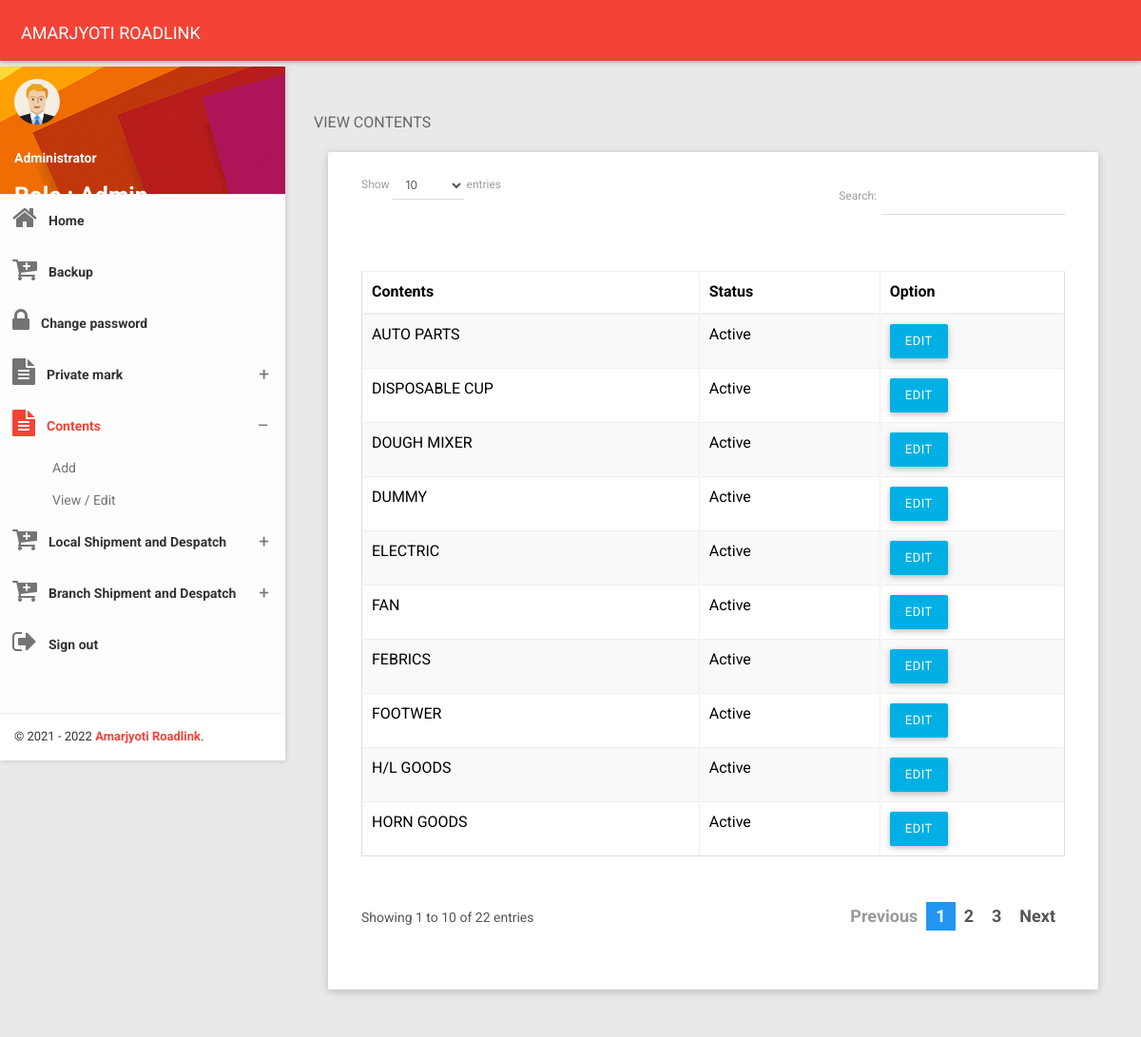
The page /view_goods.php (signed in) on the database its author committed.
### tables this page shows
CREATE TABLE IF NOT EXISTS `admin_login_access` (
  `id` bigint(14) NOT NULL AUTO_INCREMENT,
  `username` varchar(20) NOT NULL,
  `name` varchar(200) NOT NULL,
  `password` varchar(50) NOT NULL,
  `role` int(1) NOT NULL,
  `status` int(1) NOT NULL,
  `create_user` varchar(20) NOT NULL,
  PRIMARY KEY (`id`),
  UNIQUE KEY `uname` (`username`)
);

CREATE TABLE IF NOT EXISTS `mas_contents` (
  `id` bigint(14) NOT NULL AUTO_INCREMENT,
  `contents_desc` varchar(255) NOT NULL,
  `status` int(1) NOT NULL,
  `create_user` varchar(20) NOT NULL,
  PRIMARY KEY (`id`)
);

### global_functions.php (called while the page is built, shortened)
<?php
function getCompanyName(){
    $companyName="AMARJYOTI ROADLINK";
    return $companyName;
}
?>

### classes/DBOperation.php (called while the page is built, shortened)
<?php
class DBOperation {
    public $connection = "";
    public function __construct($host_ip, $user, $pass, $db) {
        $this->host = $host_ip;
        $this->username = $user;
        $this->password = $pass;
        $this->database = $db;
        $this->connection = mysqli_connect($this->host, $this->username, $this->password, $this->database);
    }
    public function fetchdata($sql) {
        try {
            $stmt = $this->connection->prepare($sql);
            $stmt->execute();
            $result = $stmt->get_result();
            while ($row = $result->fetch_assoc()) {
                $data[] = $row;
            }
        } catch (Exception $e) {
            echo $e->getMessage();
            die();
        }
        return $data;
    }
}

### classes/DBconfig.php (called while the page is built, shortened)
<?php
function connect_db() {
    $dboperation = new DBOperation("localhost", "root", "", "shipment");
    return $dboperation;
}
function ret_json_str($sql) {
    $ret_val = json_encode(connect_db()->fetchData($sql));
    return $ret_val;
}
?>

### view_goods.php (the view, shortened to what this page needs)
<?php
$main_page = "Contents";
if ($_SESSION['shipment_user']) {
    $login_user = $_SESSION['shipment_user'];
    ?>﻿
    <!DOCTYPE html>
    <html>
        <head>
            <?php
            include './header_links.php';
            ?>
        </head>
        <body class="theme-red">
            <?php
            include './menu.php';
            ?>
            <section class="content">
                <div class="container-fluid">
                    <div class="block-header">
                        <h2>VIEW CONTENTS
                        </h2>
                    </div>
                    <div class="row clearfix">
                        <div class="col-lg-12 col-md-12 col-sm-12 col-xs-12">
                            <div class="card">
                                <div class="body">
                                    <div class="table-responsive">
                                        <table class="table table-bordered table-striped table-hover js-basic-example dataTable">
                                            <thead>
                                                <tr>
                                                    <th>Contents</th>
                                                    <th>Status</th>
                                                    <th>Option</th>
                                                </tr>
                                            </thead>
                                            <tbody>
                                                <?php
                                                $cn_SQL = "SELECT * FROM mas_contents";
                                                $fetch_cn = json_decode(ret_json_str($cn_SQL));
                                                foreach ($fetch_cn as $fetch_cns) {
                                                    ?>
                                                    <tr>
                                                        <td><?php echo $fetch_cns->contents_desc; ?></td>
                                                        <td><?php echo $fetch_cns->status=="1"?"Active":"In-active"; ?></td>
                                                        <td>
                                                            <a href="edit_contents.php?cn_id=<?php echo $fetch_cns->id; ?>" class="btn btn-info">
                                                            EDIT
                                                            </a>
                                                        </td>
                                                    </tr>
                                                    <?php
                                                }
                                                ?>
                                            </tbody>
                                        </table>
                                    </div>
                                </div>
                            </div>
                        </div>
                    </div>
                </div>
            </section>
        </body>
    </html>
    <?php
} else {
    header("location:index.php");
}
?>

### header_links.php (shortened to what this page needs)
<link href="css/bootstrap.css" rel="stylesheet">
<link href="css/waves.css" rel="stylesheet" />
<link href="css/bootstrap-select.css" rel="stylesheet" />
<link href="css/style.css" rel="stylesheet">
<link href="css/all-themes.css" rel="stylesheet" />
<link href="font-awesome/css/font-awesome.min.css" rel="stylesheet">
<link href="css/dataTables.bootstrap.css" rel="stylesheet">

### menu.php (shortened to what this page needs)
<nav class="navbar">
    <div class="container-fluid">
        <div class="navbar-header">
            <a class="navbar-brand" href="home.php"><?php echo getCompanyName(); ?></a>
        </div>
    </div>
</nav>
<section>
    <aside id="leftsidebar" class="sidebar">
        <div class="user-info">
            <div class="image">
                <img src="images/user.png" width="48" height="48" alt="User" />
            </div>
            <?php
            $loginuser_SQL = "SELECT * FROM admin_login_access WHERE username='$login_user'";
            $fetch_loginuser = json_decode(ret_json_str($loginuser_SQL));
            foreach ($fetch_loginuser as $fetch_loginusers) {
                $login_role_id = $fetch_loginusers->role;
                if ($login_role_id == 1) {
                    $login_role_name = "Admin";
                } elseif ($login_role_id == 2) {
                    $login_role_name = "Co-admin";
                } else {
                    $login_role_name = "User";
                }
            }
            ?>
            <div class="info-container" style="color: #FFFFFF;">
                <div class="name" data-toggle="dropdown" aria-haspopup="true" aria-expanded="false">
                    <b><?php echo $fetch_loginusers->name; ?></b></div>
                <h5>Role : <?php echo $login_role_name; ?></h5>
            </div>
        </div>
        <div class="menu">
            <ul class="list">
                <li class="<?php if ($main_page == "Dashboard") { ?> active <?php } ?>">
                    <a href="home.php">
                        <i class="fa fa-home fa-2x"></i>
                        <span>Home</span>
                    </a>
                </li>
                  <li>
                    <a href="export_db.php">
                        <i class="fa fa-cart-plus fa-2x"></i>
                        <span>Backup</span>
                    </a>
                </li>
                <?php
                if ($login_user != "admin") {
                    ?>
                    <li class="<?php if ($main_page == "Change password") { ?> active <?php } ?>">
                        <a href="change_password.php">
                            <i class="fa fa-lock fa-2x"></i>
                            <span>Change password</span>
                        </a>
                    </li>
                    <?php
                }
                ?>
                <li class="<?php if ($main_page == "Private mark") { ?> active <?php } ?>">
                    <a href="javascript:void(0);" class="menu-toggle">
                        <i class="fa fa-file-text fa-2x"></i>
                        <span>Private mark</span>
                    </a>
                </li>
                <li class="<?php if ($main_page == "Contents") { ?> active <?php } ?>">
                    <a href="javascript:void(0);" class="menu-toggle">
                        <i class="fa fa-file-text fa-2x"></i>
                        <span>Contents</span>
                    </a>
                    <ul class="ml-menu">
                        <li>
                            <a href="add_goods.php">Add</a>
                        </li>
                        <li>
                            <a href="view_goods.php">View / Edit </a>
                        </li>
                    </ul>
                </li>
                <li class="<?php if ($main_page == "Local shipment") { ?> active <?php } ?>">
                    <a href="javascript:void(0);" class="menu-toggle">
                        <i class="fa fa-cart-plus fa-2x"></i>
                        <span>Local Shipment and Despatch</span>
                    </a>
                </li>
                <li class="<?php if ($main_page == "Branch shipment") { ?> active <?php } ?>">
                    <a href="javascript:void(0);" class="menu-toggle">
                        <i class="fa fa-cart-plus fa-2x"></i>
                        <span>Branch Shipment and Despatch</span>
                    </a>
                </li>
                <li>
                    <a href="logout.php">
                        <i class="fa fa-sign-out fa-2x"></i>
                        <span>Sign out</span>
                    </a>
                </li>
            </ul>
        </div>
        <div class="legal">
            <div class="copyright">
                &copy; 2021 - 2022 <a href="#">Amarjyoti Roadlink</a>.
            </div>
        </div>
    </aside>
</section>

### css/waves.css (style rules this page uses)
.waves-effect { position: relative; cursor: pointer; display: inline-block; overflow: hidden; -webkit-user-select: none; -moz-user-select: none; -ms-user-select: none; user-select: none; -webkit-tap-highlight-color: transparent; }
.waves-block { display: block; }

### css/all-themes.css (style rules this page uses)
.theme-red .navbar-brand { color: #fff; }
.theme-red .sidebar .menu .list li.active { background-color: transparent; }
.theme-red .sidebar .menu .list li.active > :first-child i, .theme-red .sidebar .menu .list li.active > :first-child span { color: #F44336; }
.theme-red .sidebar .menu .list .toggled { background-color: transparent; }
.theme-red .sidebar .menu .list .ml-menu { background-color: transparent; }
.theme-red .sidebar .legal { background-color: #fff; }
.theme-red .sidebar .legal .copyright a { color: #F44336 !important; }

### rows shown on the page
admin_login_access: name "Administrator", role "Admin"
mas_contents: contents_desc "FOOTWER", status "Active"
mas_contents: contents_desc "DISPOSABLE CUP", status "Active"
mas_contents: contents_desc "DUMMY", status "Active"
mas_contents: contents_desc "FAN", status "Active"
mas_contents: contents_desc "AUTO PARTS", status "Active"
mas_contents: contents_desc "ELECTRIC", status "Active"
mas_contents: contents_desc "FEBRICS", status "Active"
mas_contents: contents_desc "DOUGH MIXER", status "Active"
mas_contents: contents_desc "H/L GOODS", status "Active"
mas_contents: contents_desc "HORN GOODS", status "Active"

### other values the page prints
getCompanyName() "AMARJYOTI ROADLINK"
